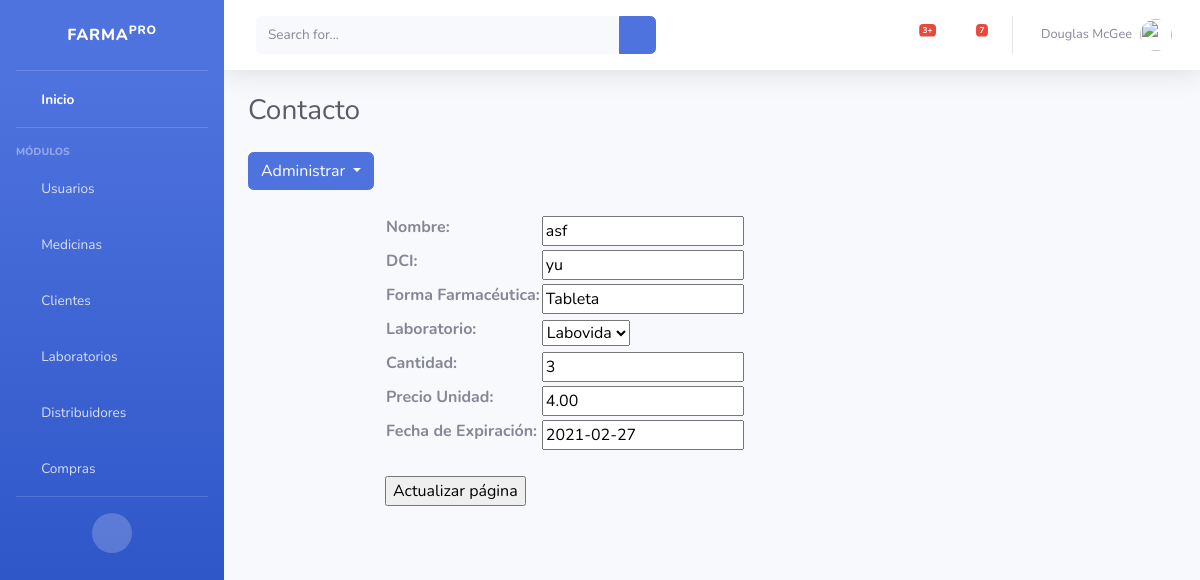
The page /medicamentos/update/13 on the database its author committed.
### medicamentos/models.py (models this page shows, shortened)
class Medicina (models.Model):
    nombre_comercial = models.CharField(max_length=100, verbose_name="Nombre", blank=False, null=False, unique=True)
    dci = models.CharField(max_length=100, verbose_name="DCI", blank=False, null=False, unique=True)
    forma_farmaceutica = models.CharField(max_length=50, verbose_name="Forma Farmacéutica", blank=False, null=False)
    laboratorio = models.ForeignKey(Laboratorio,on_delete=models.CASCADE, verbose_name="Laboratorio")
    cantidad_unidades = models.IntegerField(verbose_name="Cantidad", blank=False, null=False )
    precio = models.DecimalField(max_digits = 5, decimal_places = 2,verbose_name="Precio Unidad", blank=False, null=False)
    fecha_ingreso = models.DateTimeField(auto_now_add=True, verbose_name="Fecha de Ingreso")
    fecha_expiracion = models.DateField(verbose_name="Fecha de Expiración", blank=False, null=False)
    fecha_modificacion = models.DateTimeField(auto_now=True, verbose_name="Última Modificación")
    class Meta:
        verbose_name = "Medicina"
        verbose_name_plural = "Medicinas"

### medicamentos/views.py (the view, shortened to what this page needs)
# urls.py: path("update/<int:pk>", MedicinaUpdateView.as_view(), name="update"),
class MedicinaUpdateView(UpdateView):
    model = Medicina
    fields = ["nombre_comercial", "dci", "forma_farmaceutica","laboratorio","cantidad_unidades","precio","fecha_expiracion"]
    template_name_suffix = "_update_form"

### laboratorios/models.py (called while the page is built)
    def __str__(self):
        return self.nombre_laboratorio # Atributo que me muestra en la tabla del Admin

### medicamentos/templates/medicamentos/medicina_update_form.html (shortened to what this page needs)
 {% extends 'core/base.html' %}
{% block cabecera %} Contacto {% endblock %}
{% block pie %} {% include 'medicamentos/medicina_menu.html'%}
<main role="main">
  <div class="container">
    <div class="row mt-3">
      <div class="col-md-9 mx-auto">
        <div>
          <form action="" method="post">
            <table>
              {{ form.as_table }}
            </table>
            <br />
            <input type="submit" value="Actualizar página" />
          </form>
        </div>
      </div>
    </div>
  </div>
</main>
{% endblock %}

### rows shown on the page
Medicina: nombre_comercial "asf", dci "yu", forma_farmaceutica "Tableta", laboratorio "Labovida", cantidad_unidades "3", precio "4.00", fecha_expiracion "2021-02-27"
